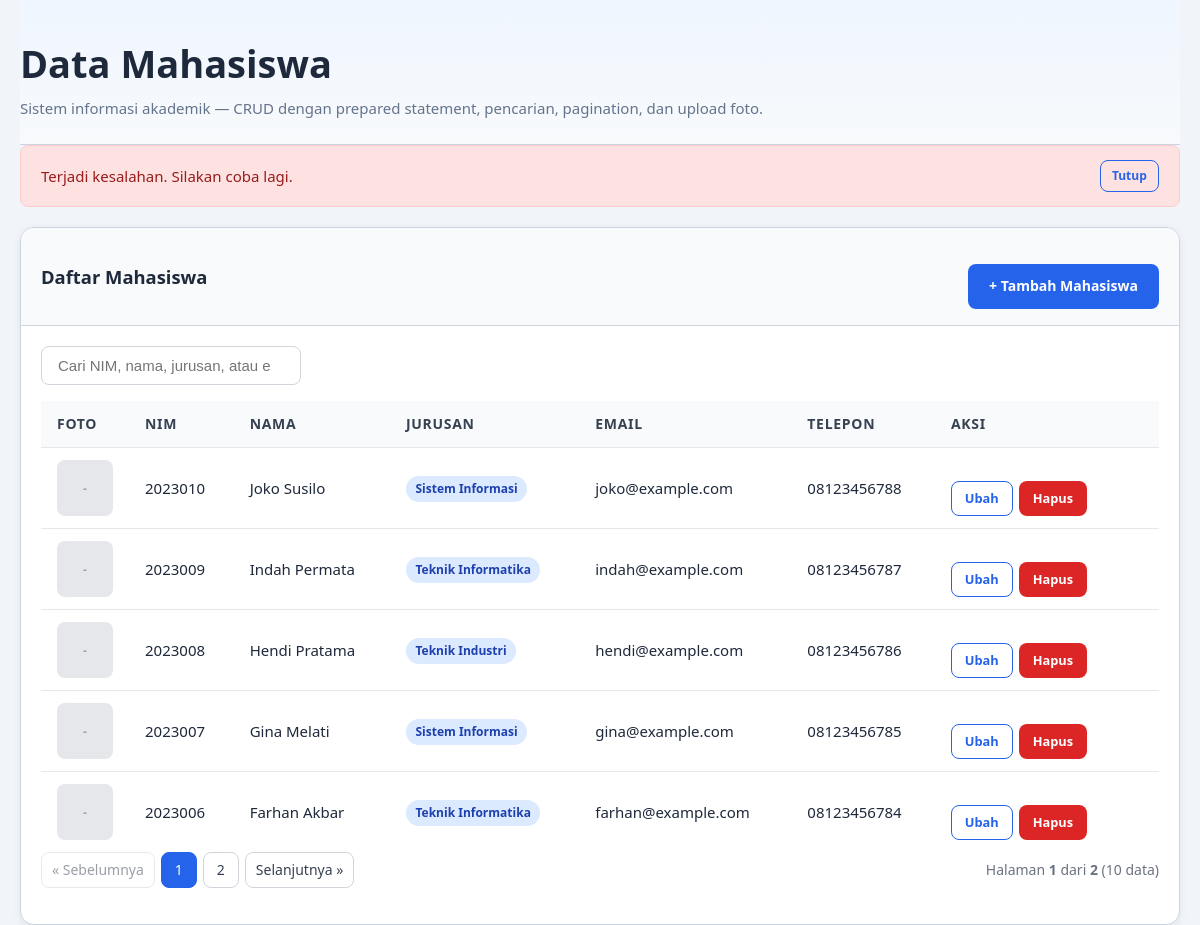
The app's page /index.php?msg=error with its own data.
### tables this page shows
CREATE TABLE IF NOT EXISTS mahasiswa (
    id INT AUTO_INCREMENT PRIMARY KEY,                     
    nim VARCHAR(20) NOT NULL UNIQUE,                       
    nama VARCHAR(100) NOT NULL,                            
    jurusan VARCHAR(50) NOT NULL,                          
    email VARCHAR(100) NOT NULL,                           
    telepon VARCHAR(20) NOT NULL,                          
    alamat TEXT NOT NULL,                                  
    foto VARCHAR(255) DEFAULT NULL,                        
    created_at TIMESTAMP DEFAULT CURRENT_TIMESTAMP         
);

### config.php (called while the page is built, shortened)
<?php
function getDb(): mysqli
{
    static $db = null;
    if ($db === null) {
        $db = new mysqli(DB_HOST, DB_USER, DB_PASS, DB_NAME);
        $db->set_charset(DB_CHARSET);
    }
    return $db;
}
function e(?string $value): string
{
    return htmlspecialchars((string) $value, ENT_QUOTES | ENT_HTML5, 'UTF-8');
}

### index.php (the view, shortened to what this page needs)
<?php
require_once __DIR__ . '/config.php';
$flash = '';
$flashType = '';
if (isset($_GET['msg'])) {
    $msg = (string) $_GET['msg'];
    switch ($msg) {
        case 'error':
            $flash = 'Terjadi kesalahan. Silakan coba lagi.';
            $flashType = 'error';
            break;
    }
}
$limit = 5;
$page = isset($_GET['page']) && is_numeric($_GET['page']) ? (int) $_GET['page'] : 1;
$offset = ($page - 1) * $limit;
$search = isset($_GET['search']) ? trim((string) $_GET['search']) : '';
$searchLike = '%' . $search . '%';
if ($search !== '') {
    $sql = "SELECT SQL_CALC_FOUND_ROWS * FROM mahasiswa
            WHERE nim LIKE ? OR nama LIKE ? OR jurusan LIKE ? OR email LIKE ?
            ORDER BY id DESC
            LIMIT ? OFFSET ?";
    $stmt = getDb()->prepare($sql);
    $stmt->bind_param('sssiii', $searchLike, $searchLike, $searchLike, $searchLike, $limit, $offset);
    $stmt->execute();
    $result = $stmt->get_result();
    $mahasiswa = [];
    while ($row = $result->fetch_assoc()) {
        $mahasiswa[] = $row;
    }
    $stmt->close();
    $countStmt = getDb()->prepare("SELECT FOUND_ROWS() AS total");
    $countStmt->execute();
    $totalRow = $countStmt->get_result()->fetch_assoc();
    $total = (int) $totalRow['total'];
    $countStmt->close();
} else {
    $sql = "SELECT * FROM mahasiswa
            ORDER BY id DESC
            LIMIT ? OFFSET ?";
    $stmt = getDb()->prepare($sql);
    $stmt->bind_param('ii', $limit, $offset);
    $stmt->execute();
    $result = $stmt->get_result();
    $mahasiswa = [];
    while ($row = $result->fetch_assoc()) {
        $mahasiswa[] = $row;
    }
    $countStmt = getDb()->prepare("SELECT COUNT(*) AS total FROM mahasiswa");
    $countStmt->execute();
    $totalRow = $countStmt->get_result()->fetch_assoc();
    $total = (int) $totalRow['total'];
}
$totalPages = (int) ceil($total / $limit);
?>
<!DOCTYPE html>
<html lang="id">
<head>
  <link rel="stylesheet" href="css/style.css">
</head>
<body>
  <div class="container">
    <header class="page-head">
      <h1>Data Mahasiswa</h1>
      <p>Sistem informasi akademik &mdash; CRUD dengan prepared statement, pencarian, pagination, dan upload foto.</p>
    </header>
    <?php if ($flash !== ''): ?>
      <div class="flash flash--<?php echo e($flashType); ?>">
        <?php echo e($flash); ?>
        <a href="index.php" class="btn btn-outline btn-sm">Tutup</a>
      </div>
    <?php endif; ?>
    <div class="card">
      <div class="card-header">
        <h2>Daftar Mahasiswa</h2>
        <div class="actions">
          <a href="create.php" class="btn btn-primary">+ Tambah Mahasiswa</a>
        </div>
      </div>
      <div class="card-body">
        <div class="toolbar">
          <div class="search-box">
            <input
              type="search"
              id="search"
              name="search"
              placeholder="Cari NIM, nama, jurusan, atau email..."
              value="<?php echo e($search); ?>">
          </div>
        </div>
        <div class="table-wrap">
          <?php if (count($mahasiswa) > 0): ?>
            <table>
              <thead>
                <tr>
                  <th style="width: 4rem;">Foto</th>
                  <th>NIM</th>
                  <th>Nama</th>
                  <th>Jurusan</th>
                  <th>Email</th>
                  <th>Telepon</th>
                  <th style="width: 14rem;">Aksi</th>
                </tr>
              </thead>
              <tbody>
                <?php foreach ($mahasiswa as $mhs): ?>
                  <tr>
                    <td class="photo-cell">
                      <?php
                      $foto = !empty($mhs['foto']) && file_exists(__DIR__ . '/uploads/' . $mhs['foto'])
                        ? 'uploads/' . e($mhs['foto'])
                        : null;
                      ?>
                      <?php if ($foto): ?>
                        <img src="<?php echo e($foto); ?>" alt="Foto <?php echo e($mhs['nama']); ?>">
                      <?php else: ?>
                        <span class="no-photo">-</span>
                      <?php endif; ?>
                    </td>
                    <td><?php echo e($mhs['nim']); ?></td>
                    <td><?php echo e($mhs['nama']); ?></td>
                    <td><span class="badge badge--info"><?php echo e($mhs['jurusan']); ?></span></td>
                    <td><?php echo e($mhs['email']); ?></td>
                    <td><?php echo e($mhs['telepon']); ?></td>
                    <td>
                      <div class="actions" style="gap: 0.4rem;">
                        <a href="edit.php?id=<?php echo (int) $mhs['id']; ?>" class="btn btn-outline btn-sm">Ubah</a>
                        <a href="delete.php?id=<?php echo (int) $mhs['id']; ?>" class="btn btn-danger btn-sm" onclick="return confirm('Yakin ingin menghapus data <?php echo e($mhs['nama']); ?>?')">Hapus</a>
                      </div>
                    </td>
                  </tr>
                <?php endforeach; ?>
              </tbody>
            </table>
          <?php endif; ?>
        </div>
        <?php if ($totalPages > 1): ?>
          <div class="toolbar">
            <div class="pagination">
              <?php
              if ($page > 1) {
                  $prev = $page - 1;
                  $query = http_build_query(array_merge($_GET, ['page' => $prev]));
                  echo '<a href="index.php?' . $query . '">&laquo; Sebelumnya</a>';
              } else {
                  echo '<span class="disabled">&laquo; Sebelumnya</span>';
              }
              $start = max(1, $page - 2);
              $end = min($totalPages, $page + 2);
              for ($i = $start; $i <= $end; $i++) {
                  $query = http_build_query(array_merge($_GET, ['page' => $i]));
                  if ($i === $page) {
                      echo '<span class="active">' . $i . '</span>';
                  } else {
                      echo '<a href="index.php?' . $query . '">' . $i . '</a>';
                  }
              }
              if ($page < $totalPages) {
                  $next = $page + 1;
                  $query = http_build_query(array_merge($_GET, ['page' => $next]));
                  echo '<a href="index.php?' . $query . '">Selanjutnya &raquo;</a>';
              } else {
                  echo '<span class="disabled">Selanjutnya &raquo;</span>';
              }
              ?>
            </div>
            <div style="margin-left: auto; font-size: 0.875rem; color: #6b7280;">
              Halaman <strong><?php echo e($page); ?></strong> dari <strong><?php echo e($totalPages); ?></strong>
              (<?php echo e($total); ?> data)
            </div>
          </div>
        <?php endif; ?>
      </div>
    </div>
  </div>
</body>
</html>

### css/style.css (style rules this page uses)
*, *::before, *::after { box-sizing: border-box; margin: 0; padding: 0; }
html { scroll-behavior: smooth; -webkit-text-size-adjust: 100%; }
body { font-family: "Segoe UI", Tahoma, Verdana, sans-serif; font-size: 1rem; line-height: 1.6; color: #1e293b; background: #f1f5f9; overflow-x: hidden; }
a { color: #2563eb; text-decoration: none; }
h1, h2, h3 { line-height: 1.25; font-weight: 700; }
h1 { font-size: clamp(1.75rem, 1.25rem + 1.5vw, 2.5rem); }
h2 { font-size: clamp(1.4rem, 1.1rem + 1vw, 2rem); }
p { color: #334155; }
.container { width: 100%; max-width: 78rem; margin-inline: auto; padding-inline: 1.25rem; }
.page-head { padding-block: 2.5rem 1.5rem; background: linear-gradient(180deg, #eff6ff, #f8fafc); border-bottom: 0.0625rem solid #cbd5e1; }
.page-head h1 { margin-bottom: 0.5rem; }
.page-head p { color: #64748b; font-size: 0.9375rem; }
.btn { display: inline-flex; align-items: center; justify-content: center; gap: 0.5rem; padding: 0.65rem 1.25rem; border: 0.0625rem solid transparent; border-radius: 0.5rem; font-size: 0.875rem; font-weight: 600; text-align: center; cursor: pointer; transition: background 0.25s ease, color 0.25s ease, border-color 0.25s ease, transform 0.25s ease; }
.btn-primary { background: #2563eb; color: #fff; }
.btn-outline { background: transparent; border-color: #2563eb; color: #2563eb; }
.btn-danger { background: #dc2626; color: #fff; }
.btn-sm { padding: 0.4rem 0.8rem; font-size: 0.8rem; }
.flash { padding: 0.875rem 1.25rem; border-radius: 0.5rem; margin-bottom: 1.25rem; font-size: 0.9375rem; font-weight: 500; display: flex; align-items: center; gap: 0.625rem; }
.flash--error { background: #fee2e2; color: #991b1b; border: 0.0625rem solid #fecaca; }
.flash .btn { margin-left: auto; font-size: 0.75rem; padding: 0.35rem 0.7rem; }
.card { background: #ffffff; border: 0.0625rem solid #cbd5e1; border-radius: 0.875rem; box-shadow: 0 0.125rem 0.5rem rgba(15, 23, 42, 0.07); overflow: hidden; }
.card-header { padding: 1rem 1.25rem; border-bottom: 0.0625rem solid #cbd5e1; background: #f8fafc; display: flex; align-items: center; justify-content: space-between; flex-wrap: wrap; gap: 0.75rem; }
.card-header h2 { margin: 0; font-size: 1.15rem; }
.card-body { padding: 1.25rem; }
.actions { display: flex; gap: 0.75rem; flex-wrap: wrap; margin-top: 1.25rem; }
.table-wrap { overflow-x: auto; }
table { width: 100%; border-collapse: collapse; font-size: 0.9375rem; }
th, td { padding: 0.75rem 1rem; text-align: left; border-bottom: 0.0625rem solid #e5e7eb; }
th { background: #f8fafc; color: #374151; font-weight: 600; font-size: 0.875rem; text-transform: uppercase; letter-spacing: 0.05em; white-space: nowrap; }
tr:last-child td { border-bottom: none; }
.photo-cell .no-photo { display: flex; align-items: center; justify-content: center; width: 3.5rem; height: 3.5rem; border-radius: 0.5rem; background: #e5e7eb; color: #9ca3af; font-size: 0.75rem; font-weight: 600; }
.toolbar { display: flex; align-items: center; justify-content: space-between; flex-wrap: wrap; gap: 1rem; margin-bottom: 1rem; }
.search-box { display: flex; gap: 0.5rem; }
.search-box input { padding: 0.625rem 1rem; font-size: 0.9375rem; border: 0.0625rem solid #d1d5db; border-radius: 0.5rem; width: 260px; }
.pagination { display: flex; align-items: center; gap: 0.375rem; flex-wrap: wrap; }
.pagination a, .pagination span { display: inline-flex; align-items: center; justify-content: center; min-width: 2.25rem; height: 2.25rem; padding: 0 0.625rem; border: 0.0625rem solid #d1d5db; border-radius: 0.5rem; font-size: 0.875rem; color: #374151; }
.pagination .active { background: #2563eb; border-color: #2563eb; color: #fff; }
.pagination .disabled { opacity: 0.5; cursor: not-allowed; }
.badge { display: inline-flex; align-items: center; padding: 0.2rem 0.6rem; border-radius: 99px; font-size: 0.75rem; font-weight: 600; }
.badge--info { background: #dbeafe; color: #1e40af; }

### records on screen
mahasiswa: nim "2023010", nama "Joko Susilo", jurusan "Sistem Informasi", email "joko@example.com", telepon "08123456788"
mahasiswa: nim "2023009", nama "Indah Permata", jurusan "Teknik Informatika", email "indah@example.com", telepon "08123456787"
mahasiswa: nim "2023008", nama "Hendi Pratama", jurusan "Teknik Industri", email "hendi@example.com", telepon "08123456786"
mahasiswa: nim "2023007", nama "Gina Melati", jurusan "Sistem Informasi", email "gina@example.com", telepon "08123456785"
mahasiswa: nim "2023006", nama "Farhan Akbar", jurusan "Teknik Informatika", email "farhan@example.com", telepon "08123456784"

### other values on screen
$flash "Terjadi kesalahan. Silakan coba lagi."
$page "1"
$totalPages "2"
$total "10"
